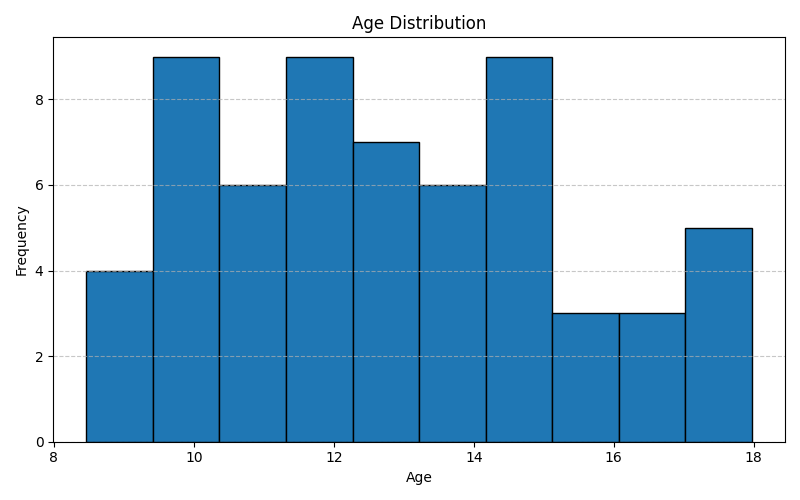

This chart was generated by the following Python code:
import pandas as pd
import matplotlib.pyplot as plt

def plot_age_histogram(csv_file, age_column="Age", bins=10):
    # Load the CSV file
    df = pd.read_csv(csv_file)

    
    # Drop missing values in the age column
    age_data = df[age_column].dropna()

    # Plot histogram
    plt.figure(figsize=(8, 5))
    plt.hist(age_data, bins=bins, edgecolor='black')
    plt.title("Age Distribution")
    plt.xlabel("Age")
    plt.ylabel("Frequency")
    plt.grid(axis='y', linestyle='--', alpha=0.7)
    plt.tight_layout()
    plt.show()

plot_age_histogram('Cleaned_data.csv')
